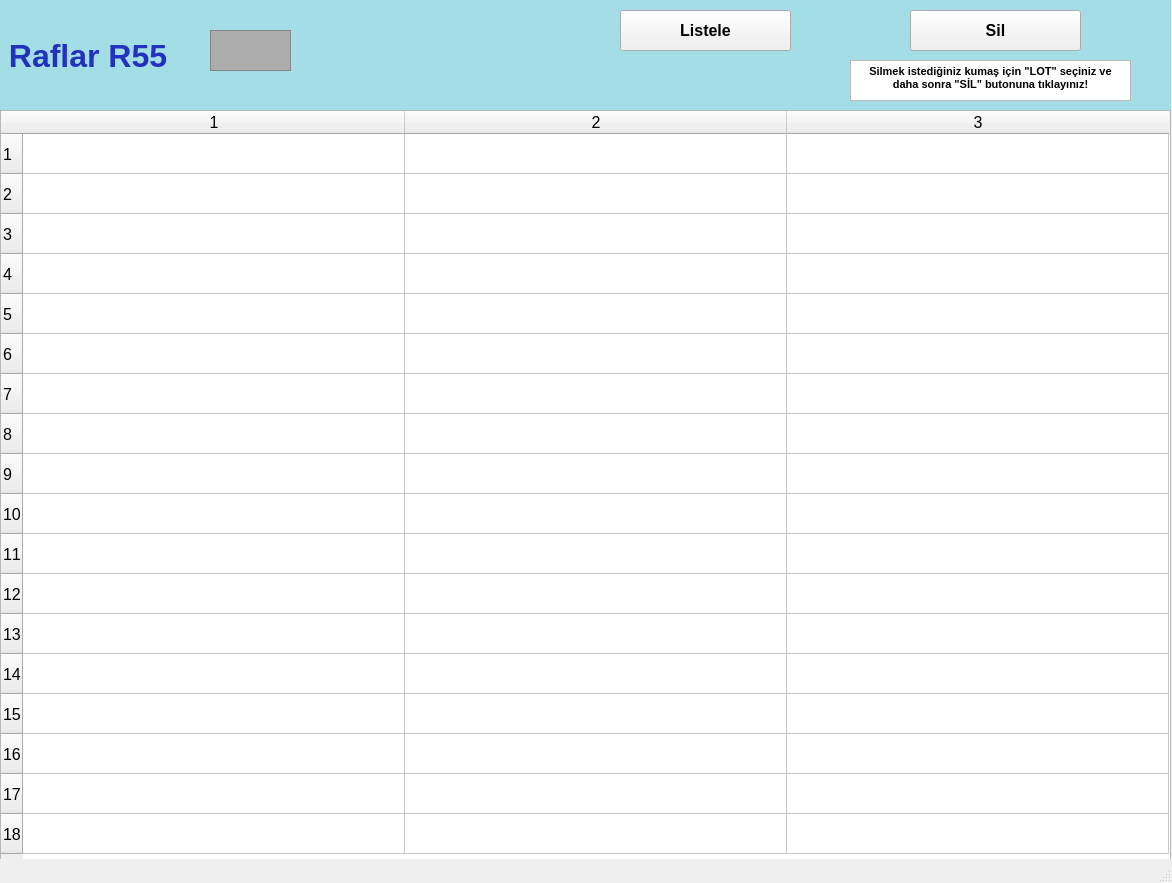
<?xml version="1.0" encoding="UTF-8"?>
<ui version="4.0">
 <class>raflarR55_ekran</class>
 <widget class="QMainWindow" name="raflarR55_ekran">
  <property name="geometry">
   <rect>
    <x>0</x>
    <y>0</y>
    <width>1172</width>
    <height>883</height>
   </rect>
  </property>
  <property name="font">
   <font>
    <pointsize>12</pointsize>
    <weight>50</weight>
    <bold>false</bold>
    <kerning>false</kerning>
   </font>
  </property>
  <property name="windowTitle">
   <string/>
  </property>
  <widget class="QWidget" name="centralwidget">
   <widget class="QLabel" name="raflarR1yazi_lbl">
    <property name="geometry">
     <rect>
      <x>0</x>
      <y>0</y>
      <width>1171</width>
      <height>111</height>
     </rect>
    </property>
    <property name="font">
     <font>
      <pointsize>24</pointsize>
      <weight>75</weight>
      <bold>true</bold>
     </font>
    </property>
    <property name="styleSheet">
     <string notr="true">background-color: rgb(163, 221, 229);
color: rgb(34, 50, 190);</string>
    </property>
    <property name="text">
     <string> Raflar R55</string>
    </property>
   </widget>
   <widget class="QFrame" name="raflarR1_img">
    <property name="geometry">
     <rect>
      <x>210</x>
      <y>30</y>
      <width>81</width>
      <height>41</height>
     </rect>
    </property>
    <property name="styleSheet">
     <string notr="true">background-color: rgb(173, 173, 173);</string>
    </property>
    <property name="frameShape">
     <enum>QFrame::StyledPanel</enum>
    </property>
    <property name="frameShadow">
     <enum>QFrame::Raised</enum>
    </property>
   </widget>
   <widget class="QTableWidget" name="R55_tw">
    <property name="geometry">
     <rect>
      <x>0</x>
      <y>110</y>
      <width>1171</width>
      <height>751</height>
     </rect>
    </property>
    <property name="baseSize">
     <size>
      <width>0</width>
      <height>0</height>
     </size>
    </property>
    <property name="rowCount">
     <number>18</number>
    </property>
    <property name="columnCount">
     <number>3</number>
    </property>
    <attribute name="horizontalHeaderVisible">
     <bool>true</bool>
    </attribute>
    <attribute name="horizontalHeaderCascadingSectionResizes">
     <bool>false</bool>
    </attribute>
    <attribute name="horizontalHeaderDefaultSectionSize">
     <number>382</number>
    </attribute>
    <attribute name="horizontalHeaderMinimumSectionSize">
     <number>38</number>
    </attribute>
    <attribute name="verticalHeaderDefaultSectionSize">
     <number>40</number>
    </attribute>
    <attribute name="verticalHeaderMinimumSectionSize">
     <number>23</number>
    </attribute>
    <row/>
    <row/>
    <row/>
    <row/>
    <row/>
    <row/>
    <row/>
    <row/>
    <row/>
    <row/>
    <row/>
    <row/>
    <row/>
    <row/>
    <row/>
    <row/>
    <row/>
    <row/>
    <column/>
    <column/>
    <column/>
   </widget>
   <widget class="QPushButton" name="listeleR55_btn">
    <property name="geometry">
     <rect>
      <x>620</x>
      <y>10</y>
      <width>171</width>
      <height>41</height>
     </rect>
    </property>
    <property name="font">
     <font>
      <pointsize>12</pointsize>
      <weight>75</weight>
      <bold>true</bold>
     </font>
    </property>
    <property name="text">
     <string>Listele</string>
    </property>
   </widget>
   <widget class="QPushButton" name="silR55_btn">
    <property name="geometry">
     <rect>
      <x>910</x>
      <y>10</y>
      <width>171</width>
      <height>41</height>
     </rect>
    </property>
    <property name="font">
     <font>
      <pointsize>12</pointsize>
      <weight>75</weight>
      <bold>true</bold>
     </font>
    </property>
    <property name="text">
     <string>Sil</string>
    </property>
   </widget>
   <widget class="QTextBrowser" name="textBrowser">
    <property name="geometry">
     <rect>
      <x>850</x>
      <y>60</y>
      <width>281</width>
      <height>41</height>
     </rect>
    </property>
    <property name="html">
     <string>&lt;!DOCTYPE HTML PUBLIC &quot;-//W3C//DTD HTML 4.0//EN&quot; &quot;http://www.w3.org/TR/REC-html40/strict.dtd&quot;&gt;
&lt;html&gt;&lt;head&gt;&lt;meta name=&quot;qrichtext&quot; content=&quot;1&quot; /&gt;&lt;style type=&quot;text/css&quot;&gt;
p, li { white-space: pre-wrap; }
&lt;/style&gt;&lt;/head&gt;&lt;body style=&quot; font-family:'MS Shell Dlg 2'; font-size:12pt; font-weight:400; font-style:normal;&quot;&gt;
&lt;p align=&quot;center&quot; style=&quot; margin-top:0px; margin-bottom:0px; margin-left:0px; margin-right:0px; -qt-block-indent:0; text-indent:0px;&quot;&gt;&lt;span style=&quot; font-size:8pt; font-weight:600;&quot;&gt;Silmek istediğiniz kumaş için &amp;quot;LOT&amp;quot; seçiniz ve daha sonra &amp;quot;SİL&amp;quot; butonuna tıklayınız!&lt;/span&gt;&lt;/p&gt;&lt;/body&gt;&lt;/html&gt;</string>
    </property>
   </widget>
  </widget>
  <widget class="QStatusBar" name="statusbar"/>
 </widget>
 <resources/>
 <connections/>
</ui>
